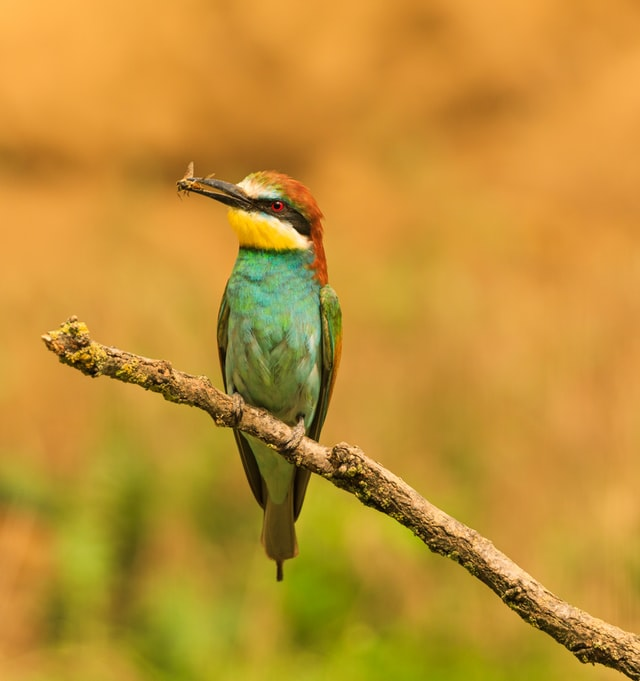
#> input picture bird.jpg, 640 x 681 px
$ jupyter execute Feature_Extraction_Techniques.ipynb   (older library calls are emulated)
#> lines starting #> are read from the running program, lines starting #| are printed output that depends on the picture; after the words box and inside, x2 and y2 are one past the last pixel; in counts of white or black regions, pixels touching at a corner belong together; long printed decimals are rounded
# Student Information

- **Name:** Khalid Bin Mahamud Bhuiya
- **ID:** 22-46601-1
- **Section:** C
- **Course Teacher:** Dr. Md. Asraf Ali

# Feature Extraction Techniques From Raw Image
Feature extraction is a crucial phase in image processing and computer vision that involves detecting and representing key structures within an image. This technique converts raw image data into numerical features that can be analyzed, while maintaining the important details. These features play a significant role in various subsequent tasks, including object detection, classification, and image matching.

# Importing the libraries

[cell 1]
import cv2
import numpy as np
import matplotlib.pyplot as plt

# Importing the image

[cell 2]
image = cv2.imread("./bird.jpg")  # The image is in BGR format
#> image is the input picture: shape (681, 640, 3); mean B, G, R 50.7, 144.7, 193.4

# Convertion of BGR to RGB

[cell 3]
image_rgb = cv2.cvtColor(image, cv2.COLOR_BGR2RGB)

# Visualizing the RGB image

[cell 4]
plt.imshow(image_rgb)
plt.title("Image [RGB]")
plt.axis("off")

# Converting the image into gray-scale image

[cell 5]
# Converts the image to gray-scale
image_gray = cv2.cvtColor(image_rgb, cv2.COLOR_BGR2GRAY)
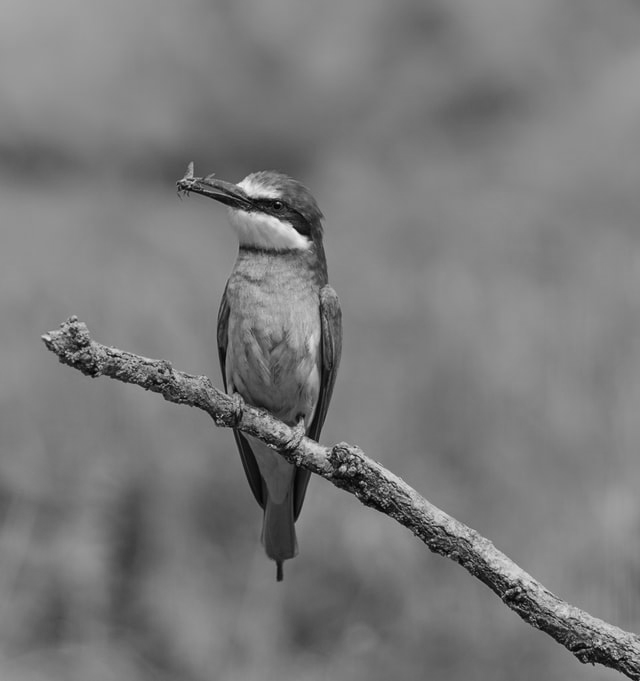
#> image_gray: shape (681, 640); min 1, max 240, mean 122.1

# Visualizing the gray-scaled image

[cell 6]
plt.imshow(image_gray)
plt.title("Image [Gray]")
plt.axis("off")

# Color-based Features

Color-based feature extraction techniques leverage the color information within an image to derive meaningful features. These techniques are widely used in image processing, computer vision, and pattern recognition.

## Color Histograms

One of the most commonly used methods for representing the color distribution in an image is through color histograms. A color histogram quantifies the frequency of occurrence of different color values or bins in an image. By dividing the color space into discrete intervals or bins, such as RGB (Red, Green, Blue) or HSV (Hue, Saturation, Value), a histogram captures the distribution of colors across the image.

### Calculation the Histogram for each channel

[cell 7]
# Calculates histograms for each channel
hist_r = cv2.calcHist([image_rgb], [0], None, [256], [0, 256]).flatten()
#> hist_r = 256 values, max 8955 at index 220, min 0 at index 0, mean 1702.5
hist_g = cv2.calcHist([image_rgb], [1], None, [256], [0, 256]).flatten()
#> hist_g = 256 values, max 12783 at index 158, min 0 at index 245, mean 1702.5
hist_b = cv2.calcHist([image_rgb], [2], None, [256], [0, 256]).flatten()
#> hist_b = 256 values, max 13736 at index 57, min 0 at index 211, mean 1702.5

### Normalizing the Histograms

Normalization is important because it ensures that the histogram values are independent of the image size and total number of pixels. This allows for consistent comparison between histograms from different images, regardless of their dimensions. Normalized histograms provide a probability distribution of pixel intensities, which is useful in various image processing tasks, such as image comparison, feature extraction, and image recognition.

[cell 8]
# Normalizes the histogram value
hist_r /= hist_r.sum()
#> hist_r = 256 values, max 0.0205 at index 220, min 0 at index 0, mean 0.00391
hist_g /= hist_g.sum()
#> hist_g = 256 values, max 0.0293 at index 158, min 0 at index 245, mean 0.00391
hist_b /= hist_b.sum()
#> hist_b = 256 values, max 0.0315 at index 57, min 0 at index 211, mean 0.00391

### Visualizing the Histograms

[cell 9]
# Create a figure with two rows and two columns
fig, axs = plt.subplots(2, 2, figsize=(12, 8), facecolor="white")
fig.subplots_adjust(hspace=0.4, wspace=0.4)

# Plot individual Red channel in the top-left subplot
axs[0, 0].bar(range(256), hist_r, color="r", width=1.0, alpha=0.6)
axs[0, 0].set_xlim([0, 256])
axs[0, 0].set_title("Red Channel", fontsize=16, fontweight="bold")
axs[0, 0].set_xlabel("Bins", fontsize=12)
axs[0, 0].set_ylabel("Normalized Frequency", fontsize=12)
axs[0, 0].grid(True, linestyle="--", alpha=0.7)

# Plot individual Green channel in the top-right subplot
axs[0, 1].bar(range(256), hist_g, color="g", width=1.0, alpha=0.6)
axs[0, 1].set_xlim([0, 256])
axs[0, 1].set_title("Green Channel", fontsize=16, fontweight="bold")
axs[0, 1].set_xlabel("Bins", fontsize=12)
axs[0, 1].set_ylabel("Normalized Frequency", fontsize=12)
axs[0, 1].grid(True, linestyle="--", alpha=0.7)

# Plot individual Blue channel in the bottom-left subplot
axs[1, 0].bar(range(256), hist_b, color="b", width=1.0, alpha=0.6)
axs[1, 0].set_xlim([0, 256])
axs[1, 0].set_title("Blue Channel", fontsize=16, fontweight="bold")
axs[1, 0].set_xlabel("Bins", fontsize=12)
axs[1, 0].set_ylabel("Normalized Frequency", fontsize=12)
axs[1, 0].grid(True, linestyle="--", alpha=0.7)

# Plot combined histogram in the bottom-right subplot
hist_total = hist_r + hist_g + hist_b
#> hist_total = 256 values, max 0.0334 at index 158, min 0.00168 at index 252, mean 0.0117
axs[1, 1].bar(range(256), hist_total, color="gray", width=1.0, alpha=0.6, label="Total")
axs[1, 1].bar(range(256), hist_r, color="r", width=1.0, alpha=0.6, label="Red Channel")
axs[1, 1].bar(
    range(256), hist_g, color="g", width=1.0, alpha=0.6, label="Green Channel"
)
axs[1, 1].bar(range(256), hist_b, color="b", width=1.0, alpha=0.6, label="Blue Channel")
axs[1, 1].set_xlim([0, 256])
axs[1, 1].set_title("Combined Channels", fontsize=16, fontweight="bold")
axs[1, 1].set_xlabel("Bins", fontsize=12)
axs[1, 1].set_ylabel("Normalized Frequency", fontsize=12)
axs[1, 1].legend(loc="upper right", fontsize=10)
axs[1, 1].grid(True, linestyle="--", alpha=0.7)

# Tight layout for better spacing
plt.tight_layout()
plt.show()
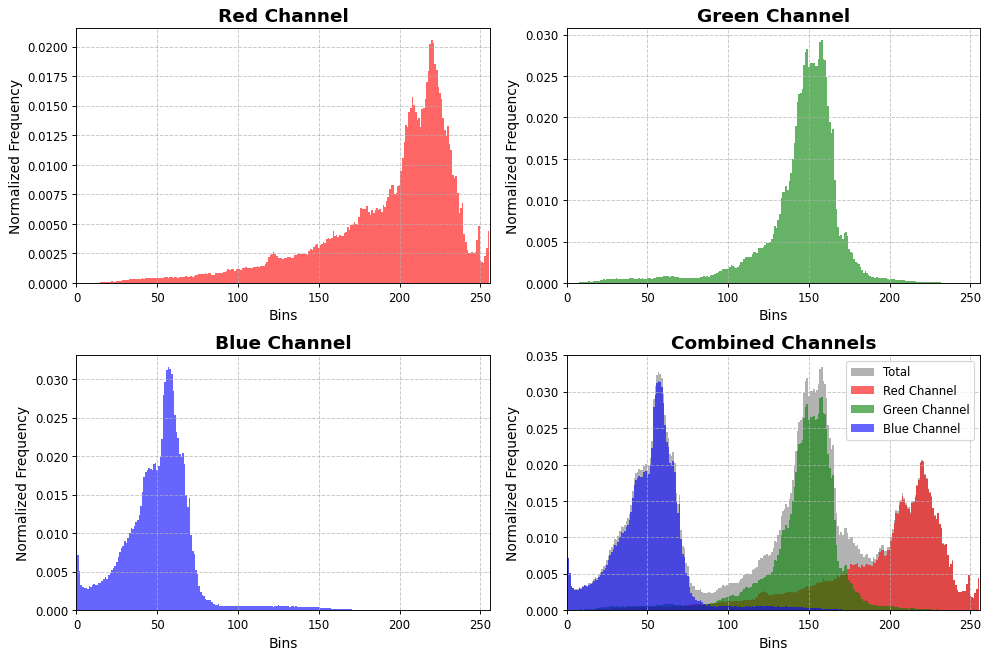
#> figure drawn by matplotlib, 4 panels; panel 1: tallest bar 0.0205 high, from x = 219.5 to 220.5; panel 2: tallest bar 0.0293 high, from x = 157.5 to 158.5; panel 3: tallest bar 0.0315 high, from x = 56.5 to 57.5; panel 4: tallest bar 0.0334 high, from x = 157.5 to 158.5

## Color Moments

Color moments are measures that can be used differentiate images based on their features of color. Once calculated, these moments provide a measurement for color similarity between images. The mean, standard deviation and skewness are commonly used color moments

- **Mean:** Mean can be understood as the average color value in the image.

  $$
  E_i = \frac{1}{N} \sum_{j=1}^{N} p_{ij}
  $$

- **Standard Deviation:** The standard deviation is the square root of the variance of the distribution.

  $$
  \sigma_i = \sqrt{(\frac{1}{N} \sum_{j=1}^{N} \left( p_{ij} - E_i \right)^2)}
  $$

- **Skewness:** Skewness can be understood as a measure of the degree of asymmetry in the distribution.
  $$
  s_i = \sqrt[3]{(\frac{1}{N} \sum_{j=1}^{N} \left( p_{ij} - E_i \right)^3)}
  $$

### Calculating the mean, variance and skewness for each channel

[cell 10]
from scipy.stats import skew

# Splitting the channels
channels = cv2.split(image_rgb)
mean = []
std_deviation = []
skewness = []

# Calculating the mean, variance and skewness for each channel
for channel in channels:
    mean.append(np.mean(channel))
    std_deviation.append(np.std(channel))
    skewness.append(skew(channel.flatten()))
#> this loop made 3 passes
#> after the loop, mean = [193.4, 144.7, 50.66]; skewness = [-1.39, -1.86, 0.861]; std_deviation = [42.23, 26.41, 22.91]

[cell 11]
print("Mean:", mean)
#| Mean: [193.350, 144.734, 50.657]
print("Standard Deviation:", std_deviation)
#| Standard Deviation: [42.226, 26.415, 22.914]
print("Skewness:", skewness)
#| Skewness: [-1.393, -1.858, 0.8611]

# Texture Based Features

Texture analysis is an important part of image processing and computer vision that looks at how pixel intensities are arranged in an image. It helps in understanding the texture of an image, which is important for tasks like classifying, segmenting, and recognizing images, especially when the images have repeating patterns or complex structures.

## Gray-Level Co-occurrence Matrix (GLCM)

The Gray Level Co-occurrence Matrix (GLCM) is a statistical method used to analyze the texture of an image by examining the spatial relationships between pixel intensities. Four important measures derived from the GLCM are Contrast, Correlation, Energy, and Homogeneity.

**Contrast:** Contrast measures the local variations in the GLCM, indicating how much the intensity of a pixel differs from its neighbors over the whole image.

$$
\text{Contrast} = \sum_{i,j} (i - j)^2 \cdot P(i, j)
$$

where $P(i, j)$ is the $(i, j)$-th entry in the normalized GLCM.

**Correlation:** Correlation measures the joint probability occurrence of specified pixel pairs, describing how correlated a pixel is to its neighbor over the entire image.

$$
\text{Correlation} = \frac{\sum_{i,j} (i - \mu_i)(j - \mu_j) \cdot P(i, j)}{\sigma_i \sigma_j}
$$

where $\mu_i$ and $\mu_j$ are the means, and $\sigma_i$ and $\sigma_j$ are the standard deviations of the GLCM.

**Energy:** Energy (also known as Angular Second Moment) measures the sum of squared elements in the GLCM. It represents the textural uniformity or pixel pair repetitions in an image.

$$
\text{Energy} = \sum_{i,j} P(i, j)^2
$$

**Homogeneity:** Homogeneity (also known as Inverse Difference Moment) measures the closeness of the distribution of elements in the GLCM to the GLCM diagonal, indicating how uniform the texture is.

$$
\text{Homogeneity} = \sum_{i,j} \frac{P(i, j)}{1 + |i - j|}
$$

### Calculating the co-occurrence matrix for the image

[cell 12]
from skimage.feature import graycomatrix, graycoprops

glcm = graycomatrix(
    image_gray, distances=[1], angles=[0], levels=256, symmetric=True, normed=True
)

### Visualizing GLCM as heatmap

[cell 13]
plt.imshow(glcm[:, :, 0, 0], cmap="gray", interpolation="nearest")
plt.title("GLCM Heatmap")
plt.colorbar()
plt.show()
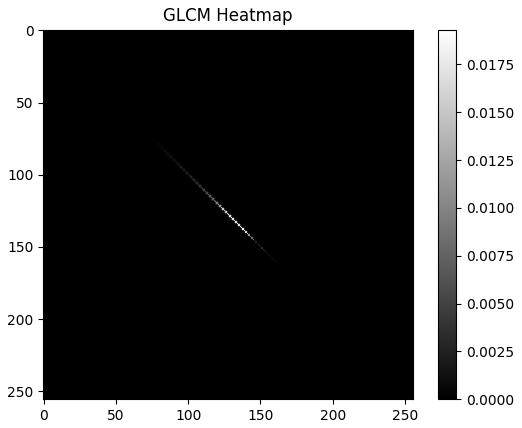
#> figure drawn by matplotlib, 2 panels

### Calculating the texture features from the co-occurrence matrix

[cell 14]
contrast = graycoprops(glcm, "contrast")[0, 0]
#> contrast = 50.85
homogeneity = graycoprops(glcm, "homogeneity")[0, 0]
#> homogeneity = 0.699
energy = graycoprops(glcm, "energy")[0, 0]
#> energy = 0.0862
correlation = graycoprops(glcm, "correlation")[0, 0]
#> correlation = 0.958

### Printng the texture features

[cell 15]
print("Contrast: {:.3f}".format(contrast))
#| Contrast: 50.850
print("Homogeneity: {:.3f}".format(homogeneity))
#| Homogeneity: 0.699
print("Energy: {:.3f}".format(energy))
#| Energy: 0.086
print("Correlation: {:.3f}".format(correlation))
#| Correlation: 0.958

## Local Binary Patterns (LBP)

LBP is a straightforward but effective technique for describing texture. It works by comparing the intensity of each pixel in an image with the intensities of its neighboring pixels. A binary code is assigned based on whether each neighbor's intensity is higher or lower than that of the central pixel. This binary coding captures the texture details of the image. LBP is known for its robustness against illumination variations and its computational efficiency, making it ideal for real-time tasks like face recognition, texture analysis, and object detection.
The following steps outline the process of computing LBP features from an image:

1. **Convert Image to Grayscale**

   - Convert the input image to grayscale to simplify processing:
     $$
     I(x, y) = 0.299 \cdot R(x, y) + 0.587 \cdot G(x, y) + 0.114 \cdot B(x, y)
     $$
   - Where $R(x, y)$, $G(x, y)$, and $B(x, y)$ are the red, green, and blue color channels, respectively.

2. **Compute LBP**

   - Compute the LBP of the grayscale image using the `local_binary_pattern` function. The LBP is defined for each pixel in a local neighborhood. For the uniform method, the number of neighbors $P$ and the radius $R$ are specified.
     $$
     \text{LBP}(x, y) = \sum*{i=0}^{P-1} b_i \cdot 2^i
     $$
     where:
     $$
     b_i = \begin{cases}
     1 & \text{if } I*{neighbor,i} \geq I\_{center} \\
     0 & \text{otherwise}
     \end{cases}
     $$
   - $P = 8$: Number of neighboring pixels.
   - $R = 1$: Radius of the circular neighborhood.
   - The `method='uniform'` parameter specifies that uniform patterns are used, which have at most 2 bit transitions.

3. **Compute Histogram**

   - Compute the histogram of the LBP values. This histogram represents the frequency of each LBP code.
     $$
     H = \text{histogram}(\text{LBP}, \text{bins}= \text{np.arange}(0, 11), \text{range}=(0, 10))
     $$
   - Normalize the histogram by dividing by the sum of all histogram values:
     $$
     H\_{normalized} = \frac{H}{\sum H}
     $$
   - This normalization ensures that the histogram is a probability distribution.

4. **Return LBP Features**
   - The normalized histogram of LBP values is used as the feature vector representing the texture of the image.

### Calculating the LBP

[cell 16]
from skimage.feature import local_binary_pattern

lbp = local_binary_pattern(image_gray, P=8, R=1, method="uniform")
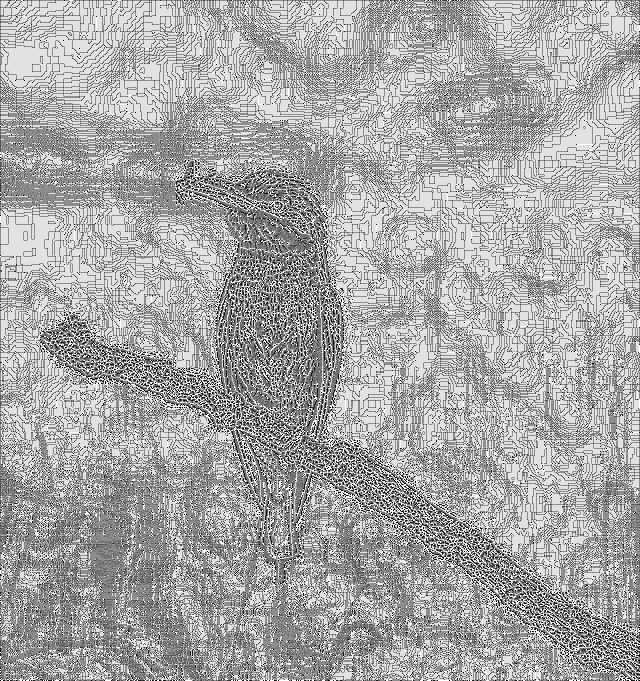
#> lbp: shape (681, 640) float64; min 0, max 9, mean 5.94; drawn with min black and max white

### Visualizing the LBP transformation of the image

[cell 17]
plt.imshow(lbp, cmap="gray")
plt.title("LBP Image")
plt.colorbar()
plt.show()
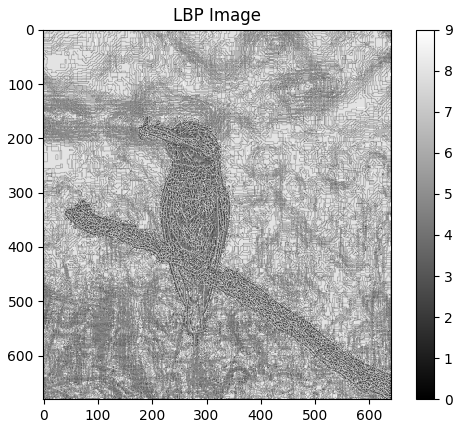
#> figure drawn by matplotlib, 2 panels

### Calculating the Histogram of LBP features

[cell 18]
hist_lbp, _ = np.histogram(lbp.ravel(), bins=np.arange(0, 11), range=(0, 10))
#> hist_lbp = [4757, 11228, 4684, 48314, 32225, 105770, 22000, 39422, 148935, 18505]
hist_lbp = hist_lbp.astype("float")
hist_lbp /= hist_lbp.sum()
#> hist_lbp = [0.0109, 0.0258, 0.0107, 0.111, 0.0739, 0.243, 0.0505, 0.0905, 0.342, 0.0425]

### Printing the calculated LBP features

[cell 19]
print("LBP Features:\n", hist_lbp)
#| LBP Features:
#|  [0.01091 0.02576 0.01075 0.1109 0.07394 0.2427
#|  0.05048 0.09045 0.3417 0.04246]

### Visualizing the LBP Histogram

[cell 20]
plt.bar(range(len(hist_lbp)), hist_lbp, color="skyblue", width=0.8)
plt.title("LBP Histogram")
plt.xlabel("LBP Bin")
plt.ylabel("Normalized Frequency")
plt.show()
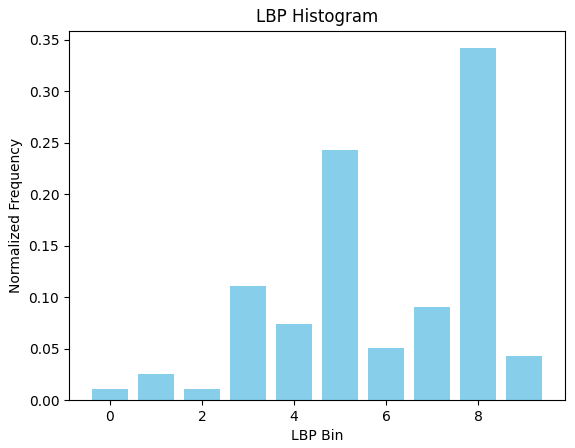
#> figure drawn by matplotlib, 1 panel; tallest bar 0.342 high, from x = 7.6 to 8.4

# Edge Detection

Edge detection is a foundational technique used to identify boundaries within an image. It is essential for tasks such as object detection, image segmentation, and feature extraction. Edge detection algorithms focus on locating points where there is a significant change in image intensity, indicating the presence of an edge or boundary between different objects or regions.

## Canny Edge Detection

Canny edge detection involves smoothing, gradient calculation, non-maximum suppression, double thresholding, and edge tracking by hysteresis to detect edges in an image while minimizing noise and false edges.

1. **Gaussian Smoothing**

   - Smooth the image to reduce noise using a Gaussian filter:
     $$
     G(x, y) = \frac{1}{2 \pi \sigma^2} e^{-\frac{x^2 + y^2}{2 \sigma^2}}
     $$
   - Where $\sigma$ is the standard deviation, and $ x$ and $ y$ are pixel coordinates.

2. **Gradient Calculation**

   - Compute the gradients $ G_x$ and $ G_y$ using Sobel operators:
     $$
     G_x = \frac{\partial I}{\partial x}
     $$
     $$
     G_y = \frac{\partial I}{\partial y}
     $$
   - Calculate the gradient magnitude $ G$ and direction $\theta$:
     $$
     G = \sqrt{G_x^2 + G_y^2}
     $$
     $$
     \theta = \arctan\left(\frac{G_y}{G_x}\right)
     $$

3. **Non-Maximum Suppression**

   - Thin the edges by suppressing all non-maximum points in the gradient direction:
     - Compare each pixel's gradient magnitude to its neighbors along the gradient direction. Keep the pixel if it is the maximum.

4. **Double Thresholding**

   - Apply high ($T_H$) and low ($T_L$) thresholds:
     - Strong edges: $G > T_H$
     - Weak edges: $T_L < G \leq T_H$
     - Suppress: $G \leq T_L$

5. **Edge Tracking by Hysteresis**
   - Connect weak edges to strong edges if they are connected:
     - Strong edges are retained.
     - Weak edges connected to strong edges are also retained, otherwise suppressed.

### Detecting the edges

[cell 21]
# The lower threshold is 100 and the upper threshold is 200 for the hysteresis procedure
edges = cv2.Canny(image_gray, 100, 200)
#> edges: shape (681, 640); 2.9% white in thin lines or dots, all inside (x1, y1, x2, y2) = (41, 162, 640, 681)
#> (the rest of the program and of its run is left out)
